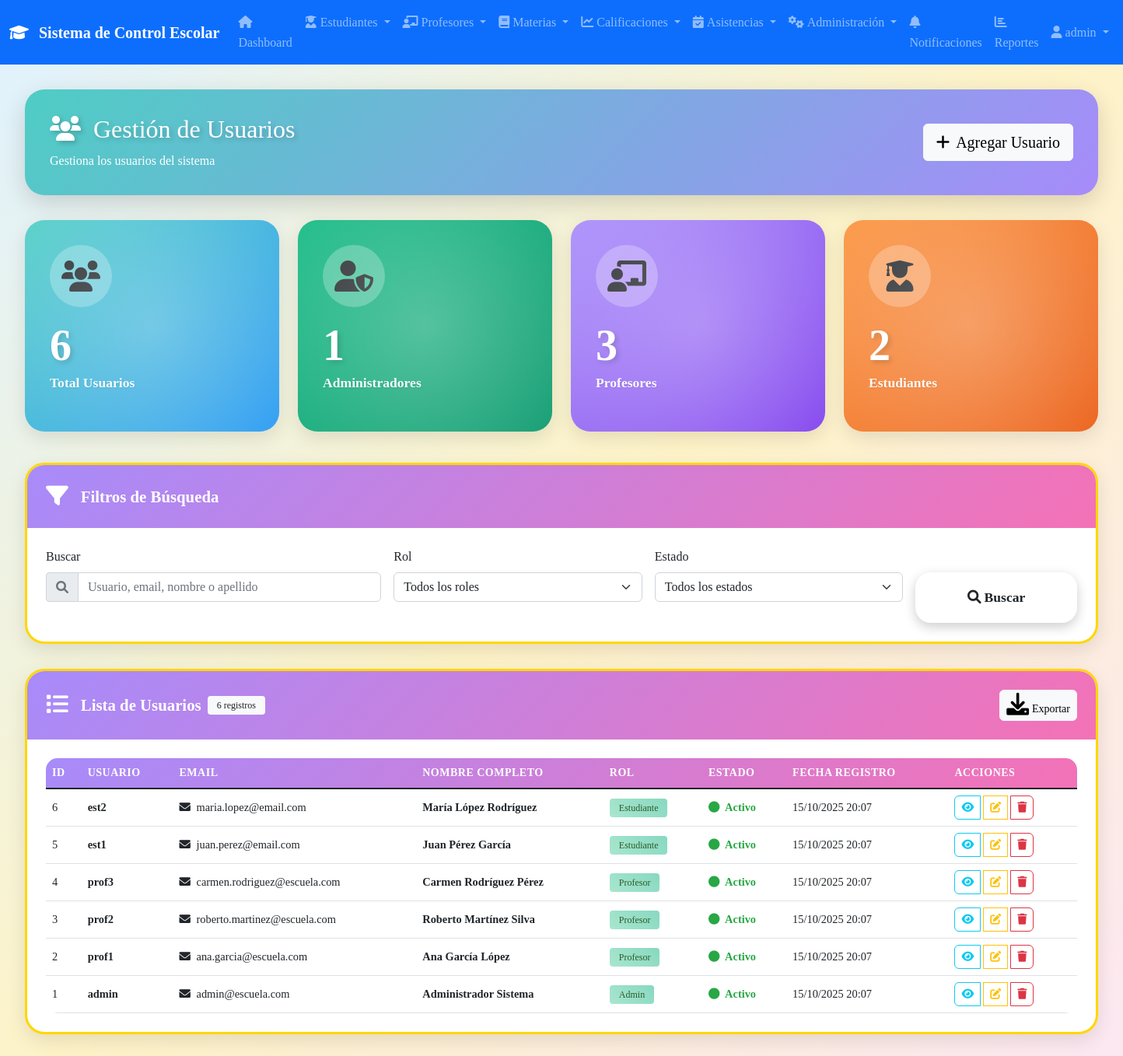
The app's page /modules/usuarios/index.php (signed in) with its own data.
### tables this page shows
CREATE TABLE IF NOT EXISTS `usuarios` (
  `id` int NOT NULL AUTO_INCREMENT,
  `username` varchar(50) NOT NULL,
  `password` varchar(255) NOT NULL,
  `email` varchar(100) NOT NULL,
  `nombre` varchar(100) NOT NULL,
  `apellido` varchar(100) NOT NULL,
  `rol` enum('admin','profesor','estudiante') NOT NULL DEFAULT 'estudiante',
  `estado` enum('activo','inactivo') NOT NULL DEFAULT 'activo',
  `fecha_creacion` timestamp NULL DEFAULT CURRENT_TIMESTAMP,
  `fecha_actualizacion` timestamp NULL DEFAULT CURRENT_TIMESTAMP ON UPDATE CURRENT_TIMESTAMP,
  PRIMARY KEY (`id`),
  UNIQUE KEY `username` (`username`),
  UNIQUE KEY `email` (`email`)
);

### modules/usuarios/index.php (the view, shortened to what this page needs)
<?php
require_once __DIR__ . '/../../config/config.php';
$page_title = 'Gestión de Usuarios';
$search = isset($_GET['search']) ? trim($_GET['search']) : '';
$page = isset($_GET['page']) ? max(1, (int)$_GET['page']) : 1;
$limit = 10;
try {
    $pdo = conectarDB();
    $where_conditions = [];
    $params = [];
    $where_clause = !empty($where_conditions) ? "WHERE " . implode(" AND ", $where_conditions) : "";
    $count_sql = "SELECT COUNT(*) as total FROM usuarios {$where_clause}";
    $stmt = $pdo->prepare($count_sql);
    $stmt->execute($params);
    $total_records = $stmt->fetch()['total'];
    $offset = ($page - 1) * $limit;
    $sql = "
        SELECT
            id, username, email, nombre, apellido, rol, estado,
            fecha_creacion, fecha_actualizacion
        FROM usuarios
        {$where_clause}
        ORDER BY fecha_creacion DESC, id DESC
        LIMIT {$limit} OFFSET {$offset}
    ";
    $stmt = $pdo->prepare($sql);
    $stmt->execute($params);
    $usuarios = $stmt->fetchAll(PDO::FETCH_ASSOC);
} catch (Exception $e) {
    $usuarios = [];
    $total_records = 0;
    $total_pages = 0;
    $roles = [];
    $estados = [];
    $error_message = "Error al cargar los datos: " . $e->getMessage();
}
include __DIR__ . '/../../includes/navbar.php';
?>
<!DOCTYPE html>
<html lang="es">
<head>
    <link href="https://cdn.jsdelivr.net/npm/bootstrap@5.1.3/dist/css/bootstrap.min.css" rel="stylesheet">
    <link href="https://cdnjs.cloudflare.com/ajax/libs/font-awesome/6.0.0/css/all.min.css" rel="stylesheet">
    <link href="../../assets/css/style.css" rel="stylesheet">
    <link href="../../assets/css/dashboard-style.css" rel="stylesheet">
</head>
<body class="dashboard-style">
    <div class="main-container">
        <div class="row">
            <div class="col-12">
                <div class="page-header">
                    <div class="d-flex justify-content-between align-items-center">
                        <div>
                            <h2 class="mb-0">
                                <i class="fas fa-users me-2"></i>
                                <?php echo $page_title; ?>
                            </h2>
                            <p class="mb-0 mt-2">Gestiona los usuarios del sistema</p>
                        </div>
                        <div>
                            <a href="agregar.php" class="btn btn-light btn-lg">
                                <i class="fas fa-plus me-2"></i>Agregar Usuario
                            </a>
                        </div>
                    </div>
                </div>
                <div class="row mb-4">
                    <div class="col-lg-3 col-md-6 mb-3">
                        <div class="stat-card students">
                            <div class="stat-icon">
                                <i class="fas fa-users"></i>
                            </div>
                            <h3 class="stat-number"><?php echo number_format($total_records); ?></h3>
                            <p class="stat-label">Total Usuarios</p>
                        </div>
                    </div>
                    <div class="col-lg-3 col-md-6 mb-3">
                        <div class="stat-card teachers">
                            <div class="stat-icon">
                                <i class="fas fa-user-shield"></i>
                            </div>
                            <h3 class="stat-number"><?php echo count(array_filter($usuarios, function($u) { return $u['rol'] === 'admin'; })); ?></h3>
                            <p class="stat-label">Administradores</p>
                        </div>
                    </div>
                    <div class="col-lg-3 col-md-6 mb-3">
                        <div class="stat-card groups">
                            <div class="stat-icon">
                                <i class="fas fa-chalkboard-teacher"></i>
                            </div>
                            <h3 class="stat-number"><?php echo count(array_filter($usuarios, function($u) { return $u['rol'] === 'profesor'; })); ?></h3>
                            <p class="stat-label">Profesores</p>
                        </div>
                    </div>
                    <div class="col-lg-3 col-md-6 mb-3">
                        <div class="stat-card subjects">
                            <div class="stat-icon">
                                <i class="fas fa-user-graduate"></i>
                            </div>
                            <h3 class="stat-number"><?php echo count(array_filter($usuarios, function($u) { return $u['rol'] === 'estudiante'; })); ?></h3>
                            <p class="stat-label">Estudiantes</p>
                        </div>
                    </div>
                </div>
                <div class="content-card">
                    <div class="content-card-header">
                        <i class="fas fa-filter"></i>
                        Filtros de Búsqueda
                    </div>
                    <div class="card-body p-4">
                        <form method="GET" class="row g-3">
                            <div class="col-md-4">
                                <label for="search" class="form-label">Buscar</label>
                                <div class="input-group">
                                    <span class="input-group-text">
                                        <i class="fas fa-search"></i>
                                    </span>
                                    <input type="text" class="form-control" id="search" name="search"
                                           value="<?php echo htmlspecialchars($search); ?>"
                                           placeholder="Usuario, email, nombre o apellido">
                                </div>
                            </div>
                            <div class="col-md-3">
                                <label for="rol" class="form-label">Rol</label>
                                <select class="form-select" id="rol" name="rol">
                                    <option value="">Todos los roles</option>
                                </select>
                            </div>
                            <div class="col-md-3">
                                <label for="estado" class="form-label">Estado</label>
                                <select class="form-select" id="estado" name="estado">
                                    <option value="">Todos los estados</option>
                                </select>
                            </div>
                            <div class="col-md-2">
                                <label class="form-label">&nbsp;</label>
                                <div class="d-grid gap-2">
                                    <button type="submit" class="btn btn-school btn-groups">
                                        <i class="fas fa-search me-1"></i>Buscar
                                    </button>
                                </div>
                            </div>
                        </form>
                    </div>
                </div>
                <div class="content-card">
                    <div class="content-card-header">
                        <i class="fas fa-list"></i>
                        Lista de Usuarios
                        <?php if ($total_records > 0): ?>
                        <span class="badge bg-light text-dark ms-2"><?php echo $total_records; ?> registros</span>
                        <?php endif; ?>
                        <button class="btn btn-light btn-sm ms-auto" onclick="exportarUsuarios()">
                            <i class="fas fa-download me-1"></i>Exportar
                        </button>
                    </div>
                    <div class="card-body p-4">
                        <?php if (!empty($usuarios)): ?>
                        <div class="table-responsive">
                            <table class="table table-module table-hover">
                                <thead>
                                    <tr>
                                        <th>ID</th>
                                        <th>Usuario</th>
                                        <th>Email</th>
                                        <th>Nombre Completo</th>
                                        <th>Rol</th>
                                        <th>Estado</th>
                                        <th>Fecha Registro</th>
                                        <th>Acciones</th>
                                    </tr>
                                </thead>
                                <tbody>
                                    <?php foreach ($usuarios as $usuario): ?>
                                    <tr>
                                        <td><?php echo $usuario['id']; ?></td>
                                        <td>
                                            <strong><?php echo htmlspecialchars($usuario['username']); ?></strong>
                                        </td>
                                        <td>
                                            <i class="fas fa-envelope me-1"></i>
                                            <?php echo htmlspecialchars($usuario['email']); ?>
                                        </td>
                                        <td>
                                            <div>
                                                <strong><?php echo htmlspecialchars($usuario['nombre'] . ' ' . $usuario['apellido']); ?></strong>
                                            </div>
                                        </td>
                                        <td>
                                            <span class="badge rol-badge">
                                                <?php echo ucfirst($usuario['rol']); ?>
                                            </span>
                                        </td>
                                        <td>
                                            <?php
                                            $clase_estado = $usuario['estado'] === 'activo' ? 'estado-activo' : 'estado-inactivo';
                                            ?>
                                            <span class="<?php echo $clase_estado; ?>">
                                                <i class="fas fa-circle me-1"></i>
                                                <?php echo ucfirst($usuario['estado']); ?>
                                            </span>
                                        </td>
                                        <td>
                                            <?php echo date('d/m/Y H:i', strtotime($usuario['fecha_creacion'])); ?>
                                        </td>
                                        <td>
                                            <div class="btn-group" role="group">
                                                <a href="ver.php?id=<?php echo $usuario['id']; ?>"
                                                   class="btn btn-outline-info btn-sm action-btn"
                                                   title="Ver detalles">
                                                    <i class="fas fa-eye"></i>
                                                </a>
                                                <a href="editar.php?id=<?php echo $usuario['id']; ?>"
                                                   class="btn btn-outline-warning btn-sm action-btn"
                                                   title="Editar">
                                                    <i class="fas fa-edit"></i>
                                                </a>
                                                <button type="button"
                                                        class="btn btn-outline-danger btn-sm action-btn"
                                                        title="Eliminar"
                                                        onclick="eliminarUsuario(<?php echo $usuario['id']; ?>, '<?php echo htmlspecialchars($usuario['username']); ?>')">
                                                    <i class="fas fa-trash"></i>
                                                </button>
                                            </div>
                                        </td>
                                    </tr>
                                    <?php endforeach; ?>
                                </tbody>
                            </table>
                        </div>
                        <?php endif; ?>
                    </div>
                </div>
            </div>
        </div>
    </div>
</body>
</html>

### records on screen
usuarios: id "6", username "est2", email "maria.lopez@email.com", nombre+apellido "María López Rodríguez", rol "Estudiante", estado "Activo", fecha_creacion "15/10/2025 20:07"
usuarios: id "5", username "est1", email "juan.perez@email.com", nombre+apellido "Juan Pérez García", rol "Estudiante", estado "Activo", fecha_creacion "15/10/2025 20:07"
usuarios: id "4", username "prof3", email "carmen.rodriguez@escuela.com", nombre+apellido "Carmen Rodríguez Pérez", rol "Profesor", estado "Activo", fecha_creacion "15/10/2025 20:07"
usuarios: id "3", username "prof2", email "roberto.martinez@escuela.com", nombre+apellido "Roberto Martínez Silva", rol "Profesor", estado "Activo", fecha_creacion "15/10/2025 20:07"
usuarios: id "2", username "prof1", email "ana.garcia@escuela.com", nombre+apellido "Ana García López", rol "Profesor", estado "Activo", fecha_creacion "15/10/2025 20:07"
usuarios: id "1", username "admin", email "admin@escuela.com", nombre+apellido "Administrador Sistema", rol "Admin", estado "Activo", fecha_creacion "15/10/2025 20:07"

### other values on screen
SITE_NAME "Sistema de Control Escolar"
$_SESSION['username'] "admin"
$page_title "Gestión de Usuarios"
$total_records "6"
